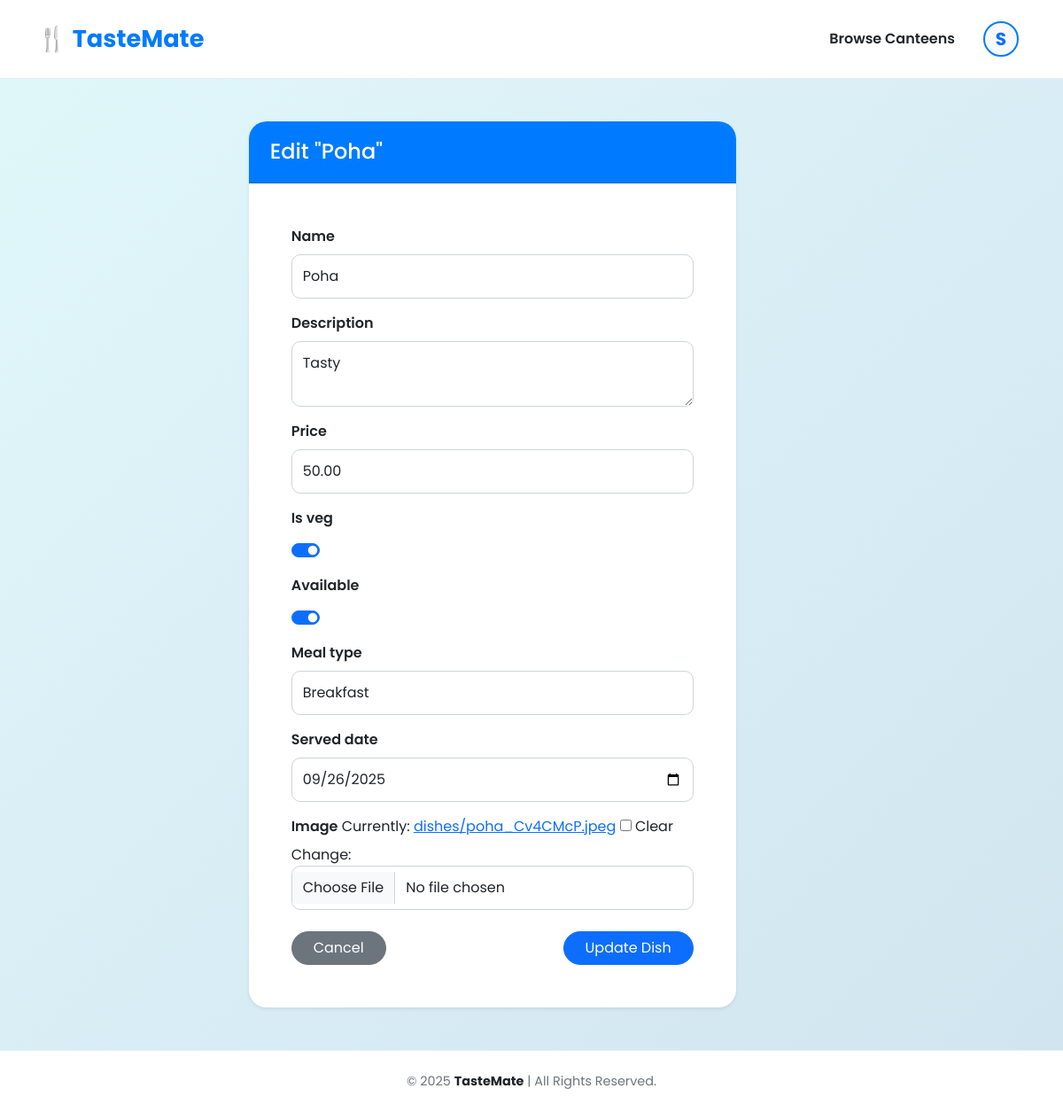
The app's page /menu/dish/49/edit/ (signed in) with its own data.
### users/models.py (models this page shows, shortened)
class User(AbstractUser):
    CANTEEN = 'Canteen'
    STUDENT = 'Student'
    ROLE_CHOICES = [
        (CANTEEN, 'Canteen'),
        (STUDENT, 'Student'),
    ]
    role = models.CharField(max_length=20, choices=ROLE_CHOICES)
    phone = models.CharField(max_length=15, blank=True, null=True)
    address = models.TextField(blank=True, null=True, help_text="Full address of the canteen")
    canteen_name = models.CharField(max_length=150, blank=True)
    latitude = models.FloatField(blank=True, null=True)
    longitude = models.FloatField(blank=True, null=True)

### menu/models.py (models this page shows, shortened)
class Dish(models.Model):
    BREAKFAST = 'breakfast'
    LUNCH = 'lunch'
    DINNER = 'dinner'
    MEAL_CHOICES = [
        (BREAKFAST, 'Breakfast'),
        (LUNCH, 'Lunch'),
        (DINNER, 'Dinner'),
    ]
    canteen = models.ForeignKey(settings.AUTH_USER_MODEL, on_delete=models.CASCADE, related_name='dishes')
    name = models.CharField(max_length=200)
    description = models.TextField(blank=True)
    price = models.DecimalField(max_digits=8, decimal_places=2)
    is_veg = models.BooleanField(default=True)
    available = models.BooleanField(default=True)
    meal_type = models.CharField(max_length=10, choices=MEAL_CHOICES)
    served_date = models.DateField(default=timezone.localdate)  # default to today
    image = models.ImageField(upload_to='dishes/', blank=True, null=True)
    created_at = models.DateTimeField(auto_now_add=True)
    class Meta:
        ordering = ['-served_date', 'meal_type', 'name']

### menu/views.py (the view)
# urls.py: path('dish/<int:pk>/edit/', views.edit_dish, name='edit_dish'),
@login_required
@canteen_required
def edit_dish(request, pk):
    dish = get_object_or_404(Dish, pk=pk, canteen=request.user)
    if request.method == 'POST':
        form = DishForm(request.POST, request.FILES, instance=dish)
        if form.is_valid():
            form.save()
            messages.success(request, "Dish updated.")
            return redirect('dashboard')
    else:
        form = DishForm(instance=dish)
    return render(request, 'edit_dish.html', {'form': form, 'dish': dish})

### menu/forms.py
class DishForm(forms.ModelForm):
    class Meta:
        model = Dish
        fields = ['name', 'description', 'price', 'is_veg', 'available', 'meal_type', 'served_date', 'image']
        widgets = {
            'name': forms.TextInput(attrs={'class': 'form-control', 'placeholder': 'Dish name'}),
            'description': forms.Textarea(attrs={'class': 'form-control', 'rows': 2, 'placeholder': 'Short description'}),
            'price': forms.NumberInput(attrs={'class': 'form-control', 'step': '0.01'}),
            'is_veg': forms.CheckboxInput(attrs={'class': 'form-check-input'}),
            'available': forms.CheckboxInput(attrs={'class': 'form-check-input'}),
            'meal_type': forms.Select(attrs={'class': 'form-select'}),
            'served_date': forms.DateInput(attrs={'type': 'date', 'class': 'form-control'}),
            'image': forms.ClearableFileInput(attrs={'class': 'form-control'}),
        }

### menu/templates/edit_dish.html (shortened to what this page needs)
{% extends 'layout.html' %}
{% load widget_tweaks %}
{% block content %}
<div class="edit-dish-container">
  <div class="row justify-content-center w-100 px-3">
    <div class="col-md-8 col-lg-7">
      <div class="card shadow-sm">
        <div class="card-header">
          <h4 class="mb-0">Edit "{{ dish.name }}"</h4>
        </div>
        <div class="card-body p-4 p-md-5">
          <form method="post" enctype="multipart/form-data">
            {% for field in form %}
              <div class="mb-3">
                <label for="{{ field.id_for_label }}" class="form-label">{{ field.label }}</label>
                {% if field.name == 'is_veg' or field.name == 'available' %}
                  <div class="form-check form-switch mt-1">
                    {% render_field field class="form-check-input" %}
                  </div>
                {% else %}
                  {% render_field field class="form-control" %}
                {% endif %}
              </div>
            {% endfor %}
            <div class="d-flex justify-content-between align-items-center mt-4">
              <a href="{% url 'canteen_dashboard' %}" class="btn btn-secondary rounded-pill px-4">Cancel</a>
              <button type="submit" class="btn btn-primary rounded-pill px-4">Update Dish</button>
            </div>
          </form>
        </div>
      </div>
    </div>
  </div>
</div>
{% endblock %}

### templates/layout.html (shortened to what this page needs)
{% load static %}
<!DOCTYPE html>
<html lang="en">
<head>
    <link href="https://cdn.jsdelivr.net/npm/bootstrap@5.3.3/dist/css/bootstrap.min.css" rel="stylesheet">
</head>
<body class="d-flex flex-column min-vh-100">
    <nav class="navbar navbar-expand-lg sticky-top">
        <div class="container">
            <a class="navbar-brand" href="{% url 'home' %}">🍴 TasteMate</a>
            <div class="collapse navbar-collapse" id="navbarNav">
                <ul class="navbar-nav ms-auto align-items-center">
                    <li class="nav-item"><a class="nav-link" href="{% url 'public_menu' %}">Browse Canteens</a></li>
                    {% if user.is_authenticated %}
                        <li class="nav-item dropdown ms-lg-3">
                            <a class="nav-link" href="#" id="profileDropdown" role="button" data-bs-toggle="dropdown" aria-expanded="false">
                                {% if user.profile_image %}
                                    <img src="{{ user.profile_image.url }}" alt="Profile" class="profile-circle">
                                {% else %}
                                    <div class="bg-light text-primary d-flex justify-content-center align-items-center profile-circle fw-bold fs-5">
                                        {{ user.username|first|upper }}
                                    </div>
                                {% endif %}
                            </a>
                        </li>
                    {% endif %}
                </ul>
            </div>
        </div>
    </nav>
    <main class="flex-grow-1">
        {% block content %}{% endblock %}
    </main>
    <footer class="text-center mt-auto">
        <p class="mb-0">&copy; {% now "Y" %} <strong>TasteMate</strong> | All Rights Reserved.</p>
    </footer>
</body>
</html>

### templates/layout.html (style rules this page uses)
:root { --primary-color: #007BFF; --text-dark: #212529; --text-light: #6c757d; --background-offwhite: #f8f9fa; }
body { font-family: 'Poppins', sans-serif; background-color: var(--background-offwhite); }
.navbar { background: #fff; transition: all 0.3s ease; padding: 1rem 0; border-bottom: 1px solid #e9ecef; }
.navbar-brand { font-weight: 700; color: var(--primary-color) !important; font-size: 1.7rem; }
.navbar-nav .nav-link { color: var(--text-dark) !important; font-weight: 600; transition: color 0.2s; }
.profile-circle { width: 40px; height: 40px; border-radius: 50%; object-fit: cover; border: 2px solid var(--primary-color); cursor: pointer; }
footer { background-color: #fff; border-top: 1px solid #e9ecef; color: var(--text-light); font-size: 0.9rem; padding: 1.5rem 0; }
footer strong { color: var(--text-dark); }

### menu/templates/edit_dish.html (style rules this page uses)
.edit-dish-container { font-family: 'Poppins', sans-serif; background: linear-gradient(135deg, #e0f7fa 0%, #d1e5f0 100%); height: 100%; width: 100%; display: flex; align-items: center; justify-content: center; padding: 3rem 1rem; position: relative; overflow: hidden; }
.edit-dish-container .card { border-radius: 20px; border: none; box-shadow: 0 10px 30px rgba(0, 0, 0, 0.1); animation: fadeInUp 0.8s ease-in-out; background: #fff; width: 100%; max-width: 550px; z-index: 1; }
.edit-dish-container .card-header { background-color: var(--primary-color, #007BFF); color: #fff; font-weight: 700; border-top-left-radius: 20px; border-top-right-radius: 20px; padding: 1.25rem 1.5rem; }
.edit-dish-container .form-label { font-weight: 600; color: var(--text-dark, #212529); }
.edit-dish-container .form-control, .edit-dish-container .form-select { border-radius: 10px; padding: 12px; border: 1px solid #ced4da; }

### records on screen
User: username|first "S"
Dish: name "Poha", name "Poha" "Tasty" "50.00" "Breakfast" "09/26/2025", is_veg "☑" "☑"

### other values on screen
{{ field.label }} "Name" "Description" "Price" "Is veg" "Available" "Meal type" "Served date" "Image"
